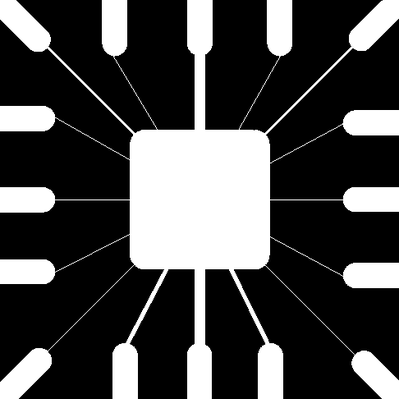
%> input picture Image Processing/ImageProcessing(5)/ImageProcessing/images/wirebondmask.tif, 399 x 399 px, shrunk from 486 x 486 before the run
$ octave test.m   (GNU Octave 9; MATLAB toolbox functions it lacks are replaced by stand-ins)
%> lines starting %> are read from the running program, lines starting %| are printed output that depends on the picture; in (x1, y1, x2, y2) boxes, pixels count from 0 and x2, y2 are one past the last pixel; in counts of white or black regions, pixels touching at a corner belong together; the program's own positions count from 1
### Image Processing/ImageProcessing(5)/ImageProcessing/IPdilate.m
function im = IPdilate(img,mask)

nRows = size(img,1);
nCols = size(img,2);

a = [img(2:nRows,:);zeros(1,nCols)];
R{1,1} = [a(:,2:nCols),zeros(nCols,1)];
R{1,2} = a;
R{1,3} = [zeros(nRows,1), a(:,1:nCols-1)];

R{2,1} = [img(:,2:nCols),zeros(nCols,1)];
R{2,2} = img;
R{2,3} = [zeros(nRows,1), img(:,1:nCols-1)];

b = [zeros(1,nCols);img(1:nRows-1,:)];
R{3,1} = [b(:,2:nCols),zeros(nCols,1)];
R{3,2} = b;
R{3,3} = [zeros(nRows,1), b(:,1:nCols-1)];

im = zeros(nRows,nCols);

for i = 1:3
    for j = 1:3
        if mask(i,j)
           im = im | R{i,j};
        end
    end
end

end

### Image Processing/ImageProcessing(5)/ImageProcessing/IPerode.m
function im = IPerode(img,mask)

nRows = size(img,1);
nCols = size(img,2);

a = [img(2:nRows,:);ones(1,nCols)];
R{1,1} = [a(:,2:nCols),ones(nCols,1)];
R{1,2} = a;
R{1,3} = [ones(nRows,1), a(:,1:nCols-1)];

R{2,1} = [img(:,2:nCols),ones(nCols,1)];
R{2,2} = img;
R{2,3} = [ones(nRows,1), img(:,1:nCols-1)];

b = [ones(1,nCols);img(1:nRows-1,:)];
R{3,1} = [b(:,2:nCols),ones(nCols,1)];
R{3,2} = b;
R{3,3} = [ones(nRows,1), b(:,1:nCols-1)];

im = ones(nRows,nCols);

for i = 1:3
    for j = 1:3
        if mask(3-i+1,3-j+1)
           im = im & R{i,j};
        end
    end
end

end

### Image Processing/ImageProcessing(5)/ImageProcessing/IPgdilate.m
function im = IPgdilate(img,mask)

nRows = size(img,1);
nCols = size(img,2);

a = [img(2:nRows,:);zeros(1,nCols)];
R{1,1} = [a(:,2:nCols),zeros(nCols,1)];
R{1,2} = a;
R{1,3} = [zeros(nRows,1), a(:,1:nCols-1)];

R{2,1} = [img(:,2:nCols),zeros(nCols,1)];
R{2,2} = img;
R{2,3} = [zeros(nRows,1), img(:,1:nCols-1)];

b = [zeros(1,nCols);img(1:nRows-1,:)];
R{3,1} = [b(:,2:nCols),zeros(nCols,1)];
R{3,2} = b;
R{3,3} = [zeros(nRows,1), b(:,1:nCols-1)];

im = zeros(nRows,nCols);

for i = 1:3
    for j = 1:3
        if mask(i,j)
           im = max(im,R{i,j});
        end
    end
end

end

### Image Processing/ImageProcessing(5)/ImageProcessing/IPgerode.m
function im = IPgerode(img,mask)

nRows = size(img,1);
nCols = size(img,2);
maxVal = max(max(img));

a = [img(2:nRows,:);ones(1,nCols)*maxVal];
R{1,1} = [a(:,2:nCols),ones(nCols,1)*maxVal];
R{1,2} = a;
R{1,3} = [ones(nRows,1)*maxVal, a(:,1:nCols-1)];

R{2,1} = [img(:,2:nCols),ones(nCols,1)*maxVal];
R{2,2} = img;
R{2,3} = [ones(nRows,1)*maxVal, img(:,1:nCols-1)];

b= [ones(1,nCols)*maxVal;img(1:nRows-1,:)];
R{3,1} = [b(:,2:nCols),ones(nCols,1)*maxVal];
R{3,2} = b;
R{3,3} = [ones(nRows,1)*maxVal, b(:,1:nCols-1)];

im = Inf(nRows,nCols);

for i = 1:3
    for j = 1:3
        if mask(3-i+1,3-j+1)
           im = min(im,R{i,j});
        end
    end
end

end

### Image Processing/ImageProcessing(5)/ImageProcessing/test.m
clear all;
close all;
clc;

f=imread('images/wirebondmask.tif');
%> f is the input picture: size 399x399 uint8; min 0, max 255, mean 71.7
mask = [0,1,0;1,1,1;0,1,0];

figure(1)
colormap(gray(256));
imagesc(f);

figure(2)
img = IPdilate(f,mask);
%> after the loop in IPdilate, `for i = 1:3`:
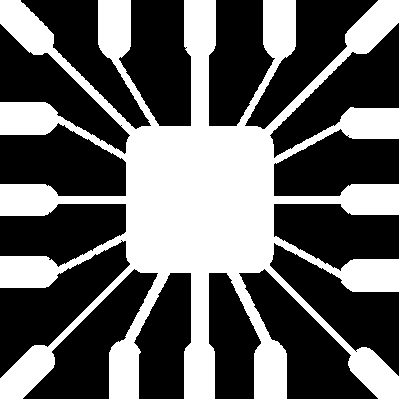
%> im: size 399x399 logical; 38.6% white; 1 white region, box (x1, y1, x2, y2) and area: (0, 0, 399, 399) 61508
colormap(gray(256));
imagesc(img);

img2 = imdilate(f,mask);
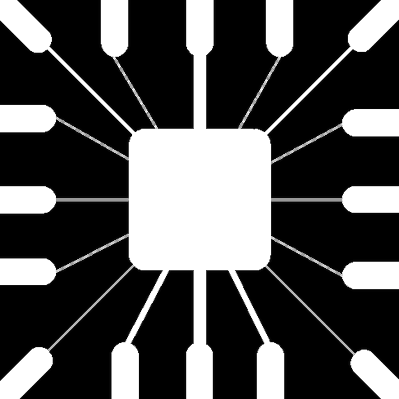
%> img2: size 399x399 uint8; min 0, max 255, mean 78.8
min(min(img==img2))
%> ans = false

figure(3)
img = IPerode(f,mask);
%> after the loop in IPerode, `for i = 1:3`: im: size 399x399 logical; 27.3% white; 114 white regions (104 under 20 px), largest, box (x1, y1, x2, y2) and area: (0, 0, 399, 399) 31515, (267, 267, 399, 399) 1414, (343, 110, 399, 135) 1327
colormap(gray(256));
imagesc(img);

img2 = imerode(f,mask);
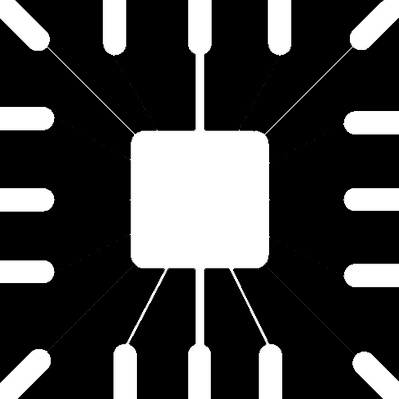
%> img2: size 399x399 uint8; min 0, max 255, mean 65.2
min(min(img==img2))
%> ans = false

f=imread('images/vase.tif');
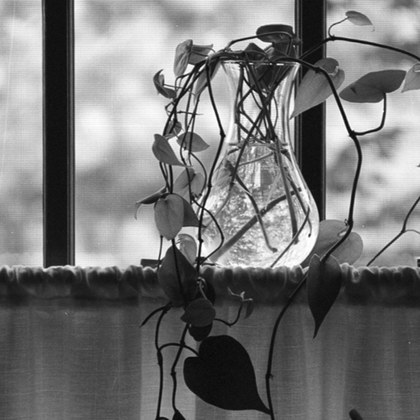
%> input picture Image Processing/ImageProcessing(5)/ImageProcessing/images/vase.tif, 420 x 420 px, shrunk from 512 x 512 before the run
%> f is the input picture: size 420x420 uint8; min 6, max 255, mean 118.2
f = im2double(f);
%> f: size 420x420 double
mask = [1,1,1;1,1,1;1,1,1];

figure(4)
colormap(gray(256));
imagesc(f);

figure(5)
img = IPgdilate(f,mask);
%> in IPgdilate, `a = [img(2:nRows,:);zeros(1,nCols)];`:
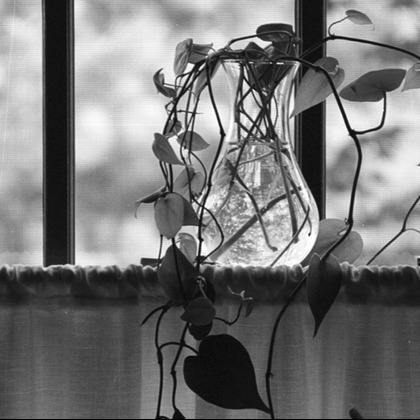
%> a: size 420x420 double; min 0, max 1, mean 0.462
%> after the loop in IPgdilate, `for i = 1:3`:
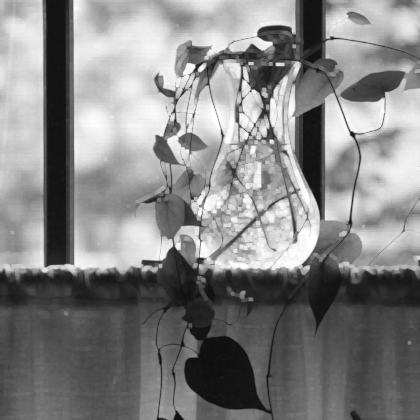
%> im: size 420x420 double; min 0.0549, max 1, mean 0.518
colormap(gray(256));
imagesc(img);

img2 = imdilate(f,mask);
img2(img2==Inf) = 1;
img2(img2==-Inf) = 0;
min(min(img==img2))
%> ans = true

figure(6)
img = IPgerode(f,mask);
%> in IPgerode, `maxVal = max(max(img));`: maxVal = 1
%> after the loop in IPgerode, `for i = 1:3`:
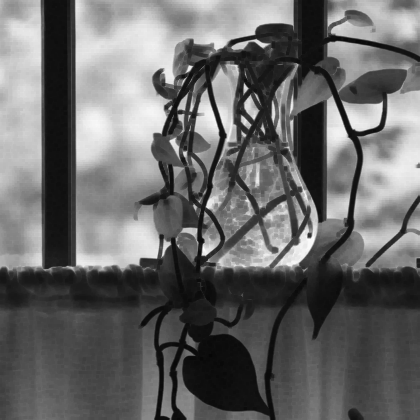
%> im: size 420x420 double; min 0.0235, max 0.992, mean 0.411
colormap(gray(256));
imagesc(img);

img2 = imerode(f,mask);
img2(img2==Inf) = 1;
min(min(img==img2))
%> ans = true
